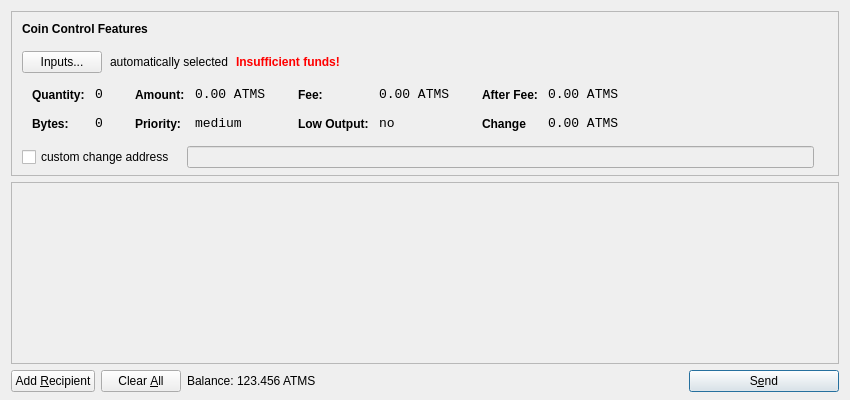
<?xml version="1.0" encoding="UTF-8"?>
<ui version="4.0">
 <class>SendCoinsDialog</class>
 <widget class="QDialog" name="SendCoinsDialog">
  <property name="geometry">
   <rect>
    <x>0</x>
    <y>0</y>
    <width>850</width>
    <height>400</height>
   </rect>
  </property>
  <property name="windowTitle">
   <string>Send Coins</string>
  </property>
  <layout class="QVBoxLayout" name="verticalLayout" stretch="0,1,0">
   <property name="bottomMargin">
    <number>8</number>
   </property>
   <item>
    <widget class="QFrame" name="frameCoinControl">
     <property name="sizePolicy">
      <sizepolicy hsizetype="Expanding" vsizetype="Expanding">
       <horstretch>0</horstretch>
       <verstretch>0</verstretch>
      </sizepolicy>
     </property>
     <property name="maximumSize">
      <size>
       <width>16777215</width>
       <height>16777215</height>
      </size>
     </property>
     <property name="frameShape">
      <enum>QFrame::StyledPanel</enum>
     </property>
     <property name="frameShadow">
      <enum>QFrame::Sunken</enum>
     </property>
     <layout class="QVBoxLayout" name="verticalLayoutCoinControl2">
      <property name="spacing">
       <number>-1</number>
      </property>
      <property name="leftMargin">
       <number>0</number>
      </property>
      <property name="topMargin">
       <number>0</number>
      </property>
      <property name="rightMargin">
       <number>0</number>
      </property>
      <property name="bottomMargin">
       <number>6</number>
      </property>
      <item>
       <layout class="QVBoxLayout" name="verticalLayoutCoinControl" stretch="0,0,0,0,1">
        <property name="spacing">
         <number>0</number>
        </property>
        <property name="leftMargin">
         <number>10</number>
        </property>
        <property name="topMargin">
         <number>10</number>
        </property>
        <item>
         <layout class="QHBoxLayout" name="horizontalLayoutCoinControl1">
          <property name="bottomMargin">
           <number>15</number>
          </property>
          <item>
           <widget class="QLabel" name="labelCoinControlFeatures">
            <property name="sizePolicy">
             <sizepolicy hsizetype="Preferred" vsizetype="Maximum">
              <horstretch>0</horstretch>
              <verstretch>0</verstretch>
             </sizepolicy>
            </property>
            <property name="font">
             <font>
              <weight>75</weight>
              <bold>true</bold>
             </font>
            </property>
            <property name="styleSheet">
             <string notr="true">font-weight:bold;</string>
            </property>
            <property name="text">
             <string>Coin Control Features</string>
            </property>
           </widget>
          </item>
         </layout>
        </item>
        <item>
         <layout class="QHBoxLayout" name="horizontalLayoutCoinControl2" stretch="0,0,0,0">
          <property name="spacing">
           <number>8</number>
          </property>
          <property name="bottomMargin">
           <number>10</number>
          </property>
          <item>
           <widget class="QPushButton" name="pushButtonCoinControl">
            <property name="styleSheet">
             <string notr="true"/>
            </property>
            <property name="text">
             <string>Inputs...</string>
            </property>
           </widget>
          </item>
          <item>
           <widget class="QLabel" name="labelCoinControlAutomaticallySelected">
            <property name="text">
             <string>automatically selected</string>
            </property>
            <property name="margin">
             <number>5</number>
            </property>
           </widget>
          </item>
          <item>
           <widget class="QLabel" name="labelCoinControlInsuffFunds">
            <property name="font">
             <font>
              <weight>75</weight>
              <bold>true</bold>
             </font>
            </property>
            <property name="styleSheet">
             <string notr="true">color:red;font-weight:bold;</string>
            </property>
            <property name="text">
             <string>Insufficient funds!</string>
            </property>
            <property name="margin">
             <number>5</number>
            </property>
           </widget>
          </item>
          <item>
           <spacer name="horizontalSpacerCoinControl">
            <property name="orientation">
             <enum>Qt::Horizontal</enum>
            </property>
            <property name="sizeHint" stdset="0">
             <size>
              <width>40</width>
              <height>1</height>
             </size>
            </property>
           </spacer>
          </item>
         </layout>
        </item>
        <item>
         <widget class="QWidget" name="widgetCoinControl" native="true">
          <property name="sizePolicy">
           <sizepolicy hsizetype="Preferred" vsizetype="Preferred">
            <horstretch>0</horstretch>
            <verstretch>0</verstretch>
           </sizepolicy>
          </property>
          <property name="minimumSize">
           <size>
            <width>0</width>
            <height>0</height>
           </size>
          </property>
          <property name="styleSheet">
           <string notr="true"/>
          </property>
          <layout class="QHBoxLayout" name="horizontalLayoutCoinControl5">
           <property name="margin">
            <number>0</number>
           </property>
           <item>
            <layout class="QHBoxLayout" name="horizontalLayoutCoinControl3" stretch="0,0,0,1">
             <property name="spacing">
              <number>20</number>
             </property>
             <property name="topMargin">
              <number>0</number>
             </property>
             <property name="bottomMargin">
              <number>10</number>
             </property>
             <item>
              <layout class="QFormLayout" name="formLayoutCoinControl1">
               <property name="horizontalSpacing">
                <number>10</number>
               </property>
               <property name="verticalSpacing">
                <number>14</number>
               </property>
               <property name="leftMargin">
                <number>10</number>
               </property>
               <property name="topMargin">
                <number>4</number>
               </property>
               <property name="rightMargin">
                <number>6</number>
               </property>
               <item row="0" column="0">
                <widget class="QLabel" name="labelCoinControlQuantityText">
                 <property name="styleSheet">
                  <string notr="true">font-weight:bold;</string>
                 </property>
                 <property name="text">
                  <string>Quantity:</string>
                 </property>
                 <property name="margin">
                  <number>0</number>
                 </property>
                </widget>
               </item>
               <item row="0" column="1">
                <widget class="QLabel" name="labelCoinControlQuantity">
                 <property name="font">
                  <font>
                   <family>Monospace</family>
                   <pointsize>10</pointsize>
                  </font>
                 </property>
                 <property name="cursor">
                  <cursorShape>IBeamCursor</cursorShape>
                 </property>
                 <property name="contextMenuPolicy">
                  <enum>Qt::ActionsContextMenu</enum>
                 </property>
                 <property name="text">
                  <string>0</string>
                 </property>
                 <property name="margin">
                  <number>0</number>
                 </property>
                 <property name="textInteractionFlags">
                  <set>Qt::LinksAccessibleByMouse|Qt::TextSelectableByKeyboard|Qt::TextSelectableByMouse</set>
                 </property>
                </widget>
               </item>
               <item row="1" column="0">
                <widget class="QLabel" name="labelCoinControlBytesText">
                 <property name="styleSheet">
                  <string notr="true">font-weight:bold;</string>
                 </property>
                 <property name="text">
                  <string>Bytes:</string>
                 </property>
                </widget>
               </item>
               <item row="1" column="1">
                <widget class="QLabel" name="labelCoinControlBytes">
                 <property name="font">
                  <font>
                   <family>Monospace</family>
                   <pointsize>10</pointsize>
                  </font>
                 </property>
                 <property name="cursor">
                  <cursorShape>IBeamCursor</cursorShape>
                 </property>
                 <property name="contextMenuPolicy">
                  <enum>Qt::ActionsContextMenu</enum>
                 </property>
                 <property name="text">
                  <string>0</string>
                 </property>
                 <property name="textInteractionFlags">
                  <set>Qt::LinksAccessibleByMouse|Qt::TextSelectableByKeyboard|Qt::TextSelectableByMouse</set>
                 </property>
                </widget>
               </item>
              </layout>
             </item>
             <item>
              <layout class="QFormLayout" name="formLayoutCoinControl2">
               <property name="horizontalSpacing">
                <number>10</number>
               </property>
               <property name="verticalSpacing">
                <number>14</number>
               </property>
               <property name="leftMargin">
                <number>6</number>
               </property>
               <property name="topMargin">
                <number>4</number>
               </property>
               <property name="rightMargin">
                <number>6</number>
               </property>
               <item row="0" column="0">
                <widget class="QLabel" name="labelCoinControlAmountText">
                 <property name="styleSheet">
                  <string notr="true">font-weight:bold;</string>
                 </property>
                 <property name="text">
                  <string>Amount:</string>
                 </property>
                 <property name="margin">
                  <number>0</number>
                 </property>
                </widget>
               </item>
               <item row="0" column="1">
                <widget class="QLabel" name="labelCoinControlAmount">
                 <property name="font">
                  <font>
                   <family>Monospace</family>
                   <pointsize>10</pointsize>
                  </font>
                 </property>
                 <property name="cursor">
                  <cursorShape>IBeamCursor</cursorShape>
                 </property>
                 <property name="contextMenuPolicy">
                  <enum>Qt::ActionsContextMenu</enum>
                 </property>
                 <property name="text">
                  <string notr="true">0.00 ATMS</string>
                 </property>
                 <property name="textInteractionFlags">
                  <set>Qt::LinksAccessibleByMouse|Qt::TextSelectableByKeyboard|Qt::TextSelectableByMouse</set>
                 </property>
                </widget>
               </item>
               <item row="1" column="0">
                <widget class="QLabel" name="labelCoinControlPriorityText">
                 <property name="styleSheet">
                  <string notr="true">font-weight:bold;</string>
                 </property>
                 <property name="text">
                  <string>Priority:</string>
                 </property>
                </widget>
               </item>
               <item row="1" column="1">
                <widget class="QLabel" name="labelCoinControlPriority">
                 <property name="font">
                  <font>
                   <family>Monospace</family>
                   <pointsize>10</pointsize>
                  </font>
                 </property>
                 <property name="cursor">
                  <cursorShape>IBeamCursor</cursorShape>
                 </property>
                 <property name="contextMenuPolicy">
                  <enum>Qt::ActionsContextMenu</enum>
                 </property>
                 <property name="text">
                  <string>medium</string>
                 </property>
                 <property name="textInteractionFlags">
                  <set>Qt::LinksAccessibleByMouse|Qt::TextSelectableByKeyboard|Qt::TextSelectableByMouse</set>
                 </property>
                </widget>
               </item>
              </layout>
             </item>
             <item>
              <layout class="QFormLayout" name="formLayoutCoinControl3">
               <property name="horizontalSpacing">
                <number>10</number>
               </property>
               <property name="verticalSpacing">
                <number>14</number>
               </property>
               <property name="leftMargin">
                <number>6</number>
               </property>
               <property name="topMargin">
                <number>4</number>
               </property>
               <property name="rightMargin">
                <number>6</number>
               </property>
               <item row="0" column="0">
                <widget class="QLabel" name="labelCoinControlFeeText">
                 <property name="styleSheet">
                  <string notr="true">font-weight:bold;</string>
                 </property>
                 <property name="text">
                  <string>Fee:</string>
                 </property>
                 <property name="margin">
                  <number>0</number>
                 </property>
                </widget>
               </item>
               <item row="0" column="1">
                <widget class="QLabel" name="labelCoinControlFee">
                 <property name="font">
                  <font>
                   <family>Monospace</family>
                   <pointsize>10</pointsize>
                  </font>
                 </property>
                 <property name="cursor">
                  <cursorShape>IBeamCursor</cursorShape>
                 </property>
                 <property name="contextMenuPolicy">
                  <enum>Qt::ActionsContextMenu</enum>
                 </property>
                 <property name="text">
                  <string notr="true">0.00 ATMS</string>
                 </property>
                 <property name="textInteractionFlags">
                  <set>Qt::LinksAccessibleByMouse|Qt::TextSelectableByKeyboard|Qt::TextSelectableByMouse</set>
                 </property>
                </widget>
               </item>
               <item row="1" column="0">
                <widget class="QLabel" name="labelCoinControlLowOutputText">
                 <property name="styleSheet">
                  <string notr="true">font-weight:bold;</string>
                 </property>
                 <property name="text">
                  <string>Low Output:</string>
                 </property>
                </widget>
               </item>
               <item row="1" column="1">
                <widget class="QLabel" name="labelCoinControlLowOutput">
                 <property name="font">
                  <font>
                   <family>Monospace</family>
                   <pointsize>10</pointsize>
                  </font>
                 </property>
                 <property name="cursor">
                  <cursorShape>IBeamCursor</cursorShape>
                 </property>
                 <property name="contextMenuPolicy">
                  <enum>Qt::ActionsContextMenu</enum>
                 </property>
                 <property name="text">
                  <string>no</string>
                 </property>
                 <property name="textInteractionFlags">
                  <set>Qt::LinksAccessibleByMouse|Qt::TextSelectableByKeyboard|Qt::TextSelectableByMouse</set>
                 </property>
                </widget>
               </item>
              </layout>
             </item>
             <item>
              <layout class="QFormLayout" name="formLayoutCoinControl4">
               <property name="horizontalSpacing">
                <number>10</number>
               </property>
               <property name="verticalSpacing">
                <number>14</number>
               </property>
               <property name="leftMargin">
                <number>6</number>
               </property>
               <property name="topMargin">
                <number>4</number>
               </property>
               <property name="rightMargin">
                <number>6</number>
               </property>
               <item row="0" column="0">
                <widget class="QLabel" name="labelCoinControlAfterFeeText">
                 <property name="styleSheet">
                  <string notr="true">font-weight:bold;</string>
                 </property>
                 <property name="text">
                  <string>After Fee:</string>
                 </property>
                 <property name="margin">
                  <number>0</number>
                 </property>
                </widget>
               </item>
               <item row="0" column="1">
                <widget class="QLabel" name="labelCoinControlAfterFee">
                 <property name="font">
                  <font>
                   <family>Monospace</family>
                   <pointsize>10</pointsize>
                  </font>
                 </property>
                 <property name="cursor">
                  <cursorShape>IBeamCursor</cursorShape>
                 </property>
                 <property name="contextMenuPolicy">
                  <enum>Qt::ActionsContextMenu</enum>
                 </property>
                 <property name="text">
                  <string notr="true">0.00 ATMS</string>
                 </property>
                 <property name="textInteractionFlags">
                  <set>Qt::LinksAccessibleByMouse|Qt::TextSelectableByKeyboard|Qt::TextSelectableByMouse</set>
                 </property>
                </widget>
               </item>
               <item row="1" column="0">
                <widget class="QLabel" name="labelCoinControlChangeText">
                 <property name="styleSheet">
                  <string notr="true">font-weight:bold;</string>
                 </property>
                 <property name="text">
                  <string>Change</string>
                 </property>
                </widget>
               </item>
               <item row="1" column="1">
                <widget class="QLabel" name="labelCoinControlChange">
                 <property name="font">
                  <font>
                   <family>Monospace</family>
                   <pointsize>10</pointsize>
                  </font>
                 </property>
                 <property name="cursor">
                  <cursorShape>IBeamCursor</cursorShape>
                 </property>
                 <property name="contextMenuPolicy">
                  <enum>Qt::ActionsContextMenu</enum>
                 </property>
                 <property name="text">
                  <string notr="true">0.00 ATMS</string>
                 </property>
                 <property name="textInteractionFlags">
                  <set>Qt::LinksAccessibleByMouse|Qt::TextSelectableByKeyboard|Qt::TextSelectableByMouse</set>
                 </property>
                </widget>
               </item>
              </layout>
             </item>
            </layout>
           </item>
          </layout>
         </widget>
        </item>
        <item>
         <layout class="QHBoxLayout" name="horizontalLayoutCoinControl4" stretch="0,0,0">
          <property name="spacing">
           <number>12</number>
          </property>
          <property name="sizeConstraint">
           <enum>QLayout::SetDefaultConstraint</enum>
          </property>
          <property name="topMargin">
           <number>5</number>
          </property>
          <property name="rightMargin">
           <number>5</number>
          </property>
          <item>
           <widget class="QCheckBox" name="checkBoxCoinControlChange">
            <property name="text">
             <string>custom change address</string>
            </property>
           </widget>
          </item>
          <item>
           <widget class="QLineEdit" name="lineEditCoinControlChange">
            <property name="enabled">
             <bool>false</bool>
            </property>
            <property name="sizePolicy">
             <sizepolicy hsizetype="Expanding" vsizetype="Fixed">
              <horstretch>0</horstretch>
              <verstretch>0</verstretch>
             </sizepolicy>
            </property>
           </widget>
          </item>
          <item>
           <widget class="QLabel" name="labelCoinControlChangeLabel">
            <property name="sizePolicy">
             <sizepolicy hsizetype="Preferred" vsizetype="Expanding">
              <horstretch>0</horstretch>
              <verstretch>0</verstretch>
             </sizepolicy>
            </property>
            <property name="minimumSize">
             <size>
              <width>0</width>
              <height>0</height>
             </size>
            </property>
            <property name="text">
             <string/>
            </property>
            <property name="margin">
             <number>3</number>
            </property>
           </widget>
          </item>
         </layout>
        </item>
        <item>
         <spacer name="verticalSpacerCoinControl">
          <property name="orientation">
           <enum>Qt::Vertical</enum>
          </property>
          <property name="sizeHint" stdset="0">
           <size>
            <width>800</width>
            <height>1</height>
           </size>
          </property>
         </spacer>
        </item>
       </layout>
      </item>
     </layout>
    </widget>
   </item>
   <item>
    <widget class="QScrollArea" name="scrollArea">
     <property name="widgetResizable">
      <bool>true</bool>
     </property>
     <widget class="QWidget" name="scrollAreaWidgetContents">
      <property name="geometry">
       <rect>
        <x>0</x>
        <y>0</y>
        <width>830</width>
        <height>165</height>
       </rect>
      </property>
      <layout class="QVBoxLayout" name="verticalLayout_2">
       <property name="margin">
        <number>0</number>
       </property>
       <item>
        <layout class="QVBoxLayout" name="entries">
         <property name="spacing">
          <number>6</number>
         </property>
        </layout>
       </item>
       <item>
        <spacer name="verticalSpacer">
         <property name="orientation">
          <enum>Qt::Vertical</enum>
         </property>
         <property name="sizeHint" stdset="0">
          <size>
           <width>20</width>
           <height>40</height>
          </size>
         </property>
        </spacer>
       </item>
      </layout>
     </widget>
    </widget>
   </item>
   <item>
    <layout class="QHBoxLayout" name="horizontalLayout">
     <item>
      <widget class="QPushButton" name="addButton">
       <property name="toolTip">
        <string>Send to multiple recipients at once</string>
       </property>
       <property name="text">
        <string>Add &amp;Recipient</string>
       </property>
       <property name="autoDefault">
        <bool>false</bool>
       </property>
      </widget>
     </item>
     <item>
      <widget class="QPushButton" name="clearButton">
       <property name="sizePolicy">
        <sizepolicy hsizetype="Minimum" vsizetype="Fixed">
         <horstretch>0</horstretch>
         <verstretch>0</verstretch>
        </sizepolicy>
       </property>
       <property name="toolTip">
        <string>Remove all transaction fields</string>
       </property>
       <property name="text">
        <string>Clear &amp;All</string>
       </property>
       <property name="autoRepeatDelay">
        <number>300</number>
       </property>
       <property name="autoDefault">
        <bool>false</bool>
       </property>
      </widget>
     </item>
     <item>
      <layout class="QHBoxLayout" name="horizontalLayout_2">
       <property name="spacing">
        <number>3</number>
       </property>
       <item>
        <widget class="QLabel" name="label">
         <property name="sizePolicy">
          <sizepolicy hsizetype="Preferred" vsizetype="Fixed">
           <horstretch>0</horstretch>
           <verstretch>0</verstretch>
          </sizepolicy>
         </property>
         <property name="text">
          <string>Balance:</string>
         </property>
        </widget>
       </item>
       <item>
        <widget class="QLabel" name="labelBalance">
         <property name="sizePolicy">
          <sizepolicy hsizetype="Preferred" vsizetype="Fixed">
           <horstretch>0</horstretch>
           <verstretch>0</verstretch>
          </sizepolicy>
         </property>
         <property name="cursor">
          <cursorShape>IBeamCursor</cursorShape>
         </property>
         <property name="text">
          <string notr="true">123.456 ATMS</string>
         </property>
         <property name="textInteractionFlags">
          <set>Qt::LinksAccessibleByMouse|Qt::TextSelectableByKeyboard|Qt::TextSelectableByMouse</set>
         </property>
        </widget>
       </item>
      </layout>
     </item>
     <item>
      <spacer name="horizontalSpacer">
       <property name="orientation">
        <enum>Qt::Horizontal</enum>
       </property>
       <property name="sizeHint" stdset="0">
        <size>
         <width>40</width>
         <height>20</height>
        </size>
       </property>
      </spacer>
     </item>
     <item>
      <widget class="QPushButton" name="sendButton">
       <property name="minimumSize">
        <size>
         <width>150</width>
         <height>0</height>
        </size>
       </property>
       <property name="toolTip">
        <string>Confirm the send action</string>
       </property>
       <property name="text">
        <string>S&amp;end</string>
       </property>
       <property name="icon">
        <iconset resource="../bitcoin.qrc">
         <normaloff>:/icons/send</normaloff>:/icons/send</iconset>
       </property>
       <property name="default">
        <bool>true</bool>
       </property>
      </widget>
     </item>
    </layout>
   </item>
  </layout>
 </widget>
 <resources>
  <include location="../bitcoin.qrc"/>
 </resources>
 <connections/>
</ui>
